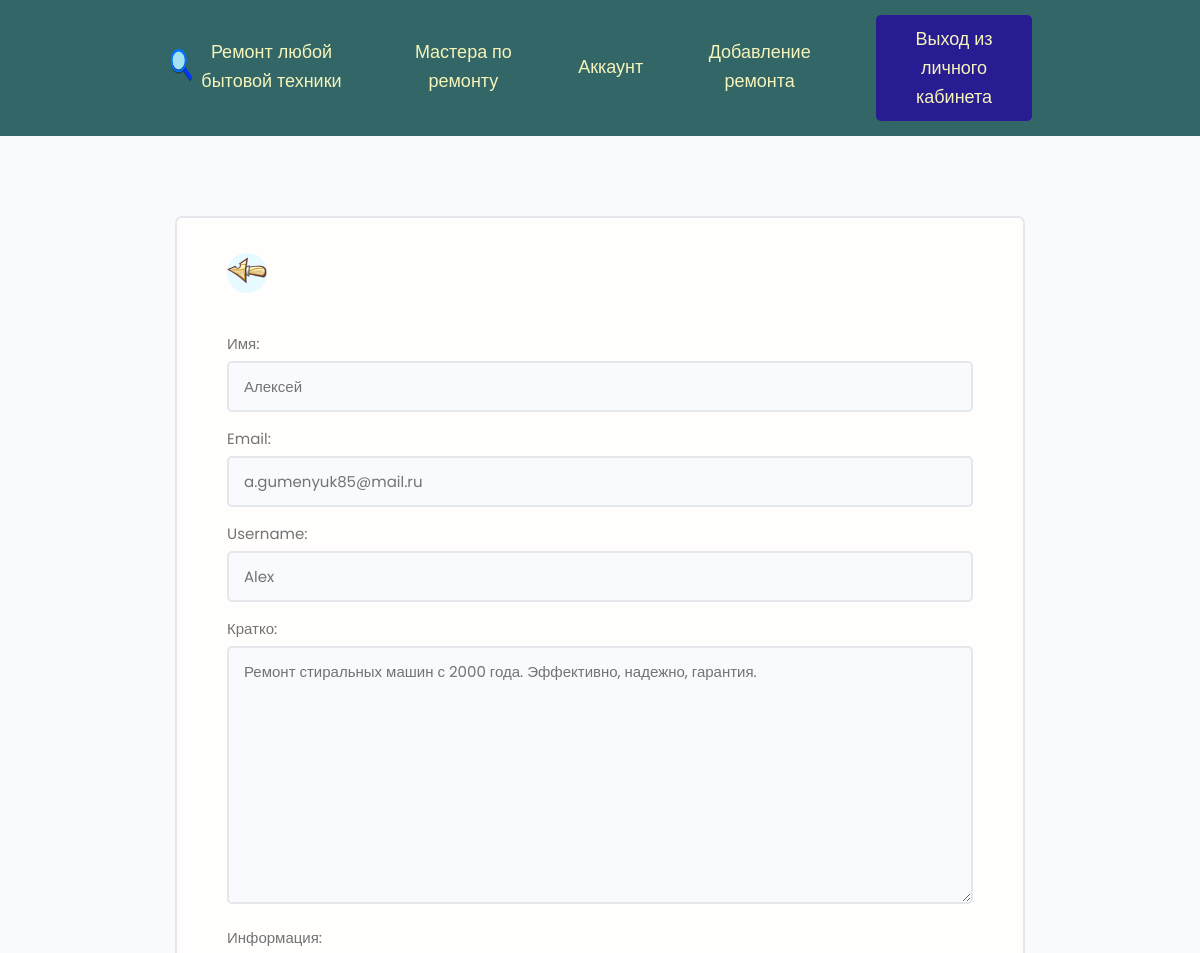
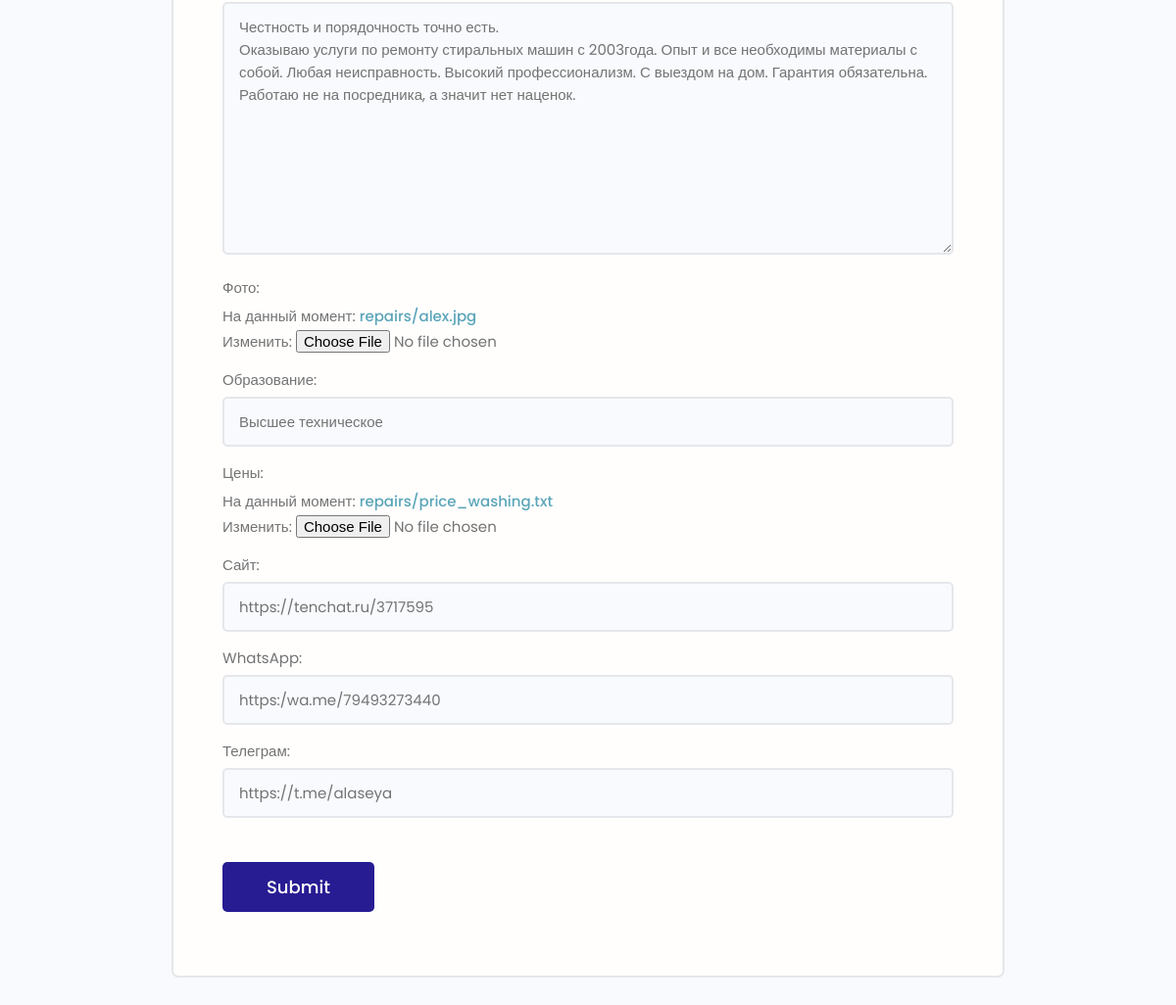
Page /engineers/edit-account/ (signed in) on the committed database (2 pictures, top to bottom).
### engineers/models.py (models this page shows, shortened)
class Engineer(models.Model):
    engineer = models.OneToOneField(User, on_delete=models.CASCADE, blank=True, verbose_name="Мастер")
    name = models.CharField(max_length=200, blank=True, verbose_name="Имя")
    email = models.EmailField(max_length=200, blank=True, verbose_name="Email")
    username = models.CharField(max_length=200, blank=True, verbose_name="Username")
    i_info = models.TextField(max_length=100, blank=True, verbose_name="Кратко")
    all_info = models.TextField(blank=True, verbose_name="Информация")
    engineer_image = models.ImageField(upload_to="repairs/", default="repairs/engineer.jpeg", verbose_name="Фото")
    education = models.CharField(max_length=200, blank=True, verbose_name="Образование")
    price = models.FileField(upload_to="repairs/", default="repairs/price_repair_cleaner.jpeg", verbose_name="Цены")
    social_website = models.CharField(max_length=200, blank=True, verbose_name="Сайт")
    social_vkontakte = models.CharField(max_length=200, blank=True, verbose_name="Вконтакте")
    social_whatsapp = models.CharField(max_length=200, blank=True, verbose_name="WhatsApp")
    social_telegram = models.CharField(max_length=200, blank=True, verbose_name="Телеграм")
    created = models.DateTimeField(auto_now_add=True, verbose_name="Дата создания")

### engineers/views.py (the view)
# urls.py: path('edit-account/', views.edit_account, name="edit-account"),
@login_required(login_url='login')
def edit_account(request):
    engineer = request.user.engineer
    form = EngineerForm(instance=engineer)  # instance= будет инфа из бд об этом польле в ячейках формы
    if request.method == "POST":
        form = EngineerForm(request.POST, request.FILES, instance=engineer)  # забрираем все
        if form.is_valid():
            form.save()
            return redirect('account')
    context = {
        'form': form
    }
    return render(request, 'engineers/engineer_form.html', context)

### engineers/forms.py
class EngineerForm(ModelForm):
    class Meta:
        model = Engineer
        fields = ['name', 'email', 'username', 'i_info', 'all_info', 'engineer_image', 'education', 'price',
                  'social_website', 'social_whatsapp', 'social_telegram']
    def __init__(self, *args, **kwargs):
        super().__init__(*args, **kwargs)
        for field in self.fields.values():
            field.widget.attrs.update({'class': 'input'})

### engineers/templates/engineers/engineer_form.html (shortened to what this page needs)
{% extends 'rembyt/base.html' %}
{% load static %}
{% block content %}
<main class="formPage my-xl">
    <div class="content-box">
        <div class="formWrapper">
            <a class="backButton" href="{% url 'account' %}"><img src="{% static 'images/left.png' %}" alt="left"></a>
            <br>
            <form class="form" action="{% url 'edit-account' %}" method="post" enctype="multipart/form-data">
                {% for field in form %}
                <div class="form__field">
                    <label for="formInput#text">{{ field.label }}: </label>
                    {{ field }}
                </div>
                {% endfor %}
                <input class="btn btn--sub btn--lg  my-md" type="submit" value="Submit"/>
            </form>
        </div>
    </div>
</main>
{% endblock %}

### rembyt/static/styles/app.css (style rules this page uses)
:root { --color-sub: #2d2d39; }
.btn--sub { background-color: #281c93; font-size: 18px; }
img { width: 100%; }
.content-box { width: 95%; max-width: 85rem; margin: 0 auto; }
.backButton { background: var(--color-main-light); color: var(--color-main); width: 4rem; height: 4rem; display: flex; align-items: center; justify-content: center; border-radius: 50%; }
.formPage .formWrapper { list-style: none; background: var(--color-white); padding: 3.5rem 5rem; border: 2px solid var(--color-light); border-radius: 0.7rem; }

### rembyt/static/uikit/styles/modules/_variables.css (style rules this page uses)
:root { --color-main: #5aa5b9; --color-main-light: #e6faff; --color-sub: #3f4156; --color-sub-light: #51546e; --color-sub-lighter: #ededfd; --color-text: #737373; --color-gray: #8b8b8b; --color-light: #e5e7eb; --color-light-gray: #767676; --color-bg: #f8fafd; --color-white: #fffefd; --color-white-light: #f3f3f3; --color-success: #359e64; --color-success-bg: #def8e8; --color-error: #fc4b0b; --color-error-bg: #fff2ee; --font-base: 'Poppins', arial, helvetica, 'Segoe UI', roboto, ubuntu, sans-serif; --font-monospace: 'Fira Code', 'Courier New', courier, monospace; --font-regular: 300; --font-medium: 500; --font-bold: 700; --generic-shadow: 1px 1px 5px #00000010; --generic-transition: all 0.3s ease-in-out; }

### rembyt/static/uikit/styles/modules/_base.css (style rules this page uses)
* { margin: 0; padding: 0; box-sizing: border-box; text-rendering: optimizeLegibility; color: inherit; font-size: inherit; }
html { font-size: 50%; }
@media only screen and (min-width: 480px) { html { font-size: 56.25%; } }
@media only screen and (min-width: 1200px) { html { font-size: 62.5%; } }
body { line-height: 1.6; font-weight: 400; font-size: 1.5rem; color: var(--color-text); background-color: var(--color-bg); min-height: 100vh; }

### rembyt/static/uikit/styles/modules/_typography.css (style rules this page uses)
* { font-family: var(--font-base); }
a { padding-bottom: 2px; text-decoration: none; display: inline-block; color: var(--color-main); font-weight: var(--font-medium); }

### rembyt/static/uikit/styles/modules/_utilities.css (style rules this page uses)
.my-md { margin: 3rem auto; }
.my-xl { margin: 8rem auto; }

### rembyt/static/uikit/styles/modules/_button.css (style rules this page uses)
.btn { display: inline-block; position: relative; cursor: pointer; background-color: var(--color-light); font-weight: var(--font-medium); color: var(--color-sub); text-decoration: none; padding: 1rem 2rem; border-radius: 0.5rem; border: none; width: -webkit-fit-content; width: -moz-fit-content; width: fit-content; height: -webkit-fit-content; height: -moz-fit-content; height: fit-content; font-size: 1.6rem; outline-width: 0; outline-color: transparent; -webkit-backface-visibility: hidden; backface-visibility: hidden; transition: all 0.3s ease-in-out; }
.btn--sub { background-color: var(--color-sub); color: var(--color-white); }
.btn--lg { font-size: 1.8rem; padding: 1.2rem 4.5rem; }

### rembyt/static/uikit/styles/modules/_form.css (style rules this page uses)
.form { display: block; }
.form__field { margin-top: 1.5rem; margin-bottom: 1.5rem; }
.form__label, .form__field > label { display: block; margin-bottom: 0.5rem; color: var(--color-text); }
input.input[type='text'], input.input[type='email'], input.input[type='password'], input.input[type='number'], textarea.input { min-width: 24rem; width: 100%; padding: 1.2rem 1.5rem; border-radius: 0.5rem; border: 2px solid var(--color-light); transition: all 0.3s ease-in-out; background-color: var(--color-bg); }

### rows in the picture
Engineer: form "Алексей" "a.gumenyuk85@mail.ru" "Alex" "Ремонт стиральных машин с 2000 года. Эффективно, надежно, гарантия." "Честность и порядочность точно есть. Оказываю услуги по ремонту стиральных машин с 2003года. Опыт и все необходимы материалы с собой. Любая неисправность. Высокий профессионализм. С выездом на дом. Гарантия обязательна. Работаю не на посредника, а значит нет наценок." "Высшее техническое" "https://tenchat.ru/3717595" "https:/wa.me/79493273440" "https://t.me/alaseya"

### other values in the picture
{{ field.label }} "Имя" "Email" "Username" "Кратко" "Информация" "Фото" "Образование" "Цены" "Сайт" "WhatsApp" "Телеграм"
